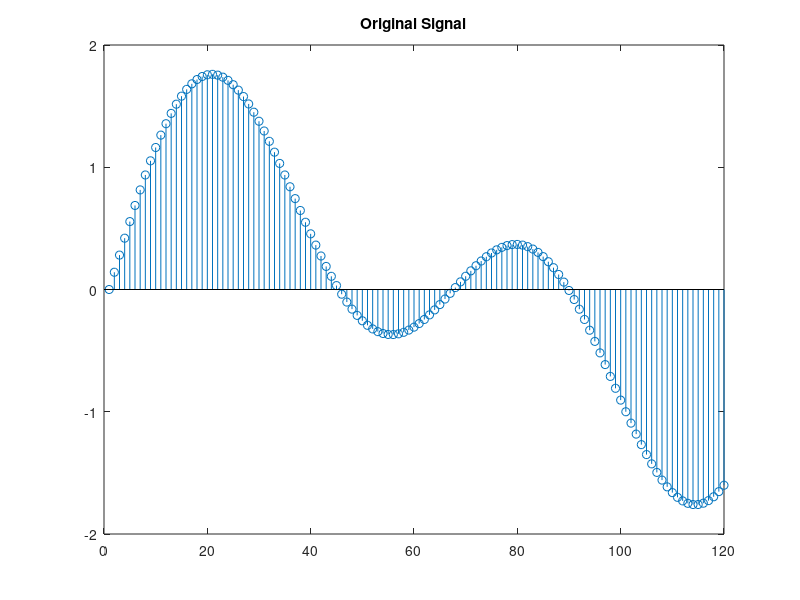
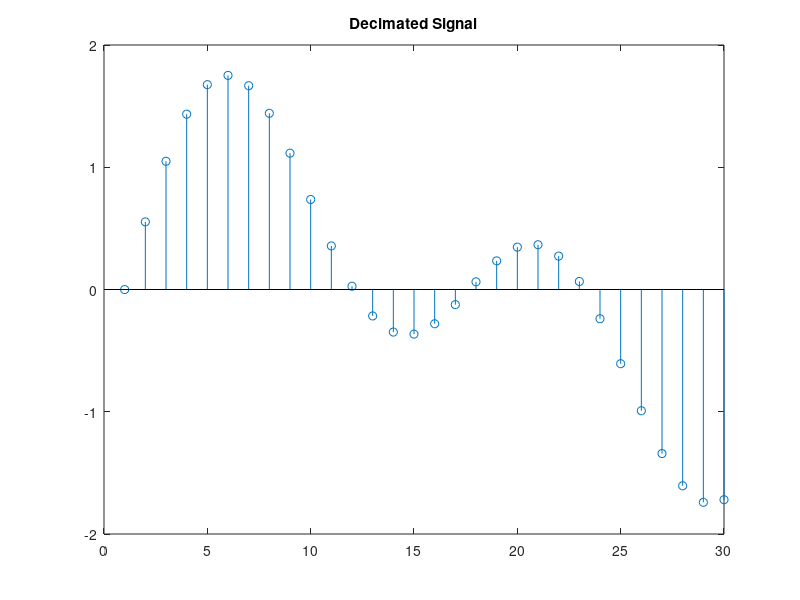

These figures' MATLAB source, in order:
t = 0:.00025:1;                      % Time vector
x = sin(2*pi*30*t) + sin(2*pi*60*t);
y = decimate(x,4);
%View the original and decimated signals:
stem(x(1:120)), axis([0 120 -2 2])   % Original signal
title('Original Signal')
figure
stem(y(1:30))                        % Decimated signal
title('Decimated Signal')